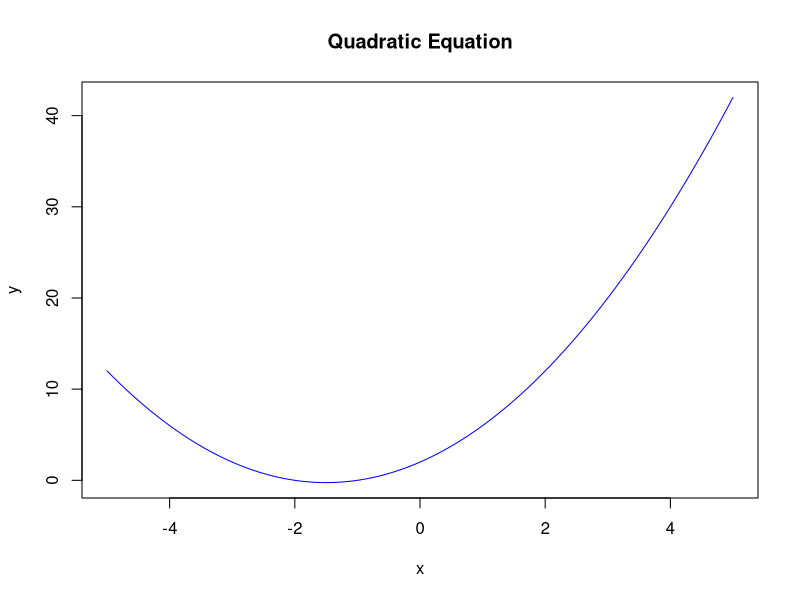

Generate this figure with R:
## ---- chunk 1
# Given values
a = 1
b = 3
c = 2

# Coefficients of the quadratic equation
coefficients <- c(a, b, c)

# Solve the quadratic equation
roots <- polyroot(coefficients)

# Print the roots
cat(" Root 1:", roots[1], "\n", "Root 2:", roots[2], "\n")
## ---- chunk 2
# Quadratic equation: ax^2 + bx + c
quadratic_equation <- function(x) {
  a * x^2 + b * x + c
}

# Calculate the discriminant
discriminant <- b^2 - 4 * a * c

# Check if the discriminant is non-negative
if (discriminant >= 0) {
  # Calculate the two solutions
  root1 <- (-b + sqrt(discriminant)) / (2 * a)
  root2 <- (-b - sqrt(discriminant)) / (2 * a)
  
  roots <- c(root1, root2)
  
  # Print the solutions
  cat("Root 1:", root1, "\n")
  cat("Root 2:", root2, "\n")
} else {
  cat("The quadratic equation has complex roots. \n")
}
## ---- chunk 3
# x values
x_vals <- seq(from = -5, to = 5, length.out = 100)
print(x_vals)
## ---- chunk 4
# Corresponding y values
y_vals <- quadratic_equation(x_vals)
print(y_vals)
## ---- chunk 5
# Plot of the quadratic equation
plot(x = x_vals, y = y_vals, type = "l", col = "blue", xlab = "x", ylab = "y", main = "Quadratic Equation")
